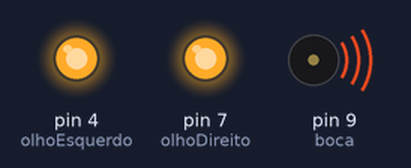
The sketch below on a simulated Arduino Uno, built with avr-gcc and run on an emulated ATmega328P. On the bench: output pins drawn as LEDs (lit = HIGH), buzzer (waves = sounding).

Above: at 0.2 s.
At 8.2 s:
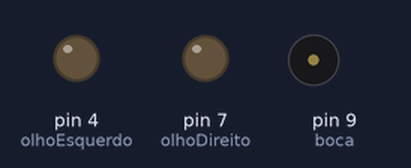
Timing chart, 0 to 10.6 s (numbered marks = the images above):
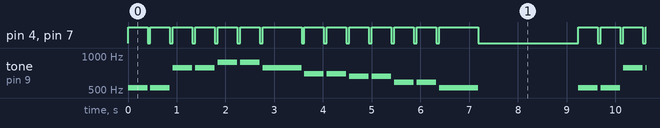

The sketch:

ArduninaCanta.ino
```cpp
const int olhoEsquerdo = 4;
const int olhoDireito = 7;
const int boca = 9;

// Notas de "Brilha, brilha, estrelinha" (vibrações por segundo)
const int notas[] = {
  523, 523, 784, 784, 880, 880, 784,
  698, 698, 659, 659, 587, 587, 523
};
// Duração de cada nota, em milissegundos
const int tempos[] = {
  400, 400, 400, 400, 400, 400, 800,
  400, 400, 400, 400, 400, 400, 800
};
const int totalDeNotas = 14;

void setup() {
  pinMode(olhoEsquerdo, OUTPUT);
  pinMode(olhoDireito, OUTPUT);
  pinMode(boca, OUTPUT);
}

void loop() {
  for (int i = 0; i < totalDeNotas; i++) {
    digitalWrite(olhoEsquerdo, HIGH);
    digitalWrite(olhoDireito, HIGH);
    tone(boca, notas[i], tempos[i]);
    delay(tempos[i]);
    digitalWrite(olhoEsquerdo, LOW);
    digitalWrite(olhoDireito, LOW);
    delay(60);
  }
  delay(2000);
}
```

Measured:
- by itself, pin 4 (olhoEsquerdo), pin 7 (olhoDireito): moves between LOW and HIGH, repeating every 9.2 s
- by itself, tone on pin 9 (boca): plays 523 Hz for 0.40 s, 523 Hz for 0.40 s, 784 Hz for 0.40 s, 784 Hz for 0.40 s, 880 Hz for 0.40 s, 880 Hz for 0.40 s … (198 notes in this stretch)
